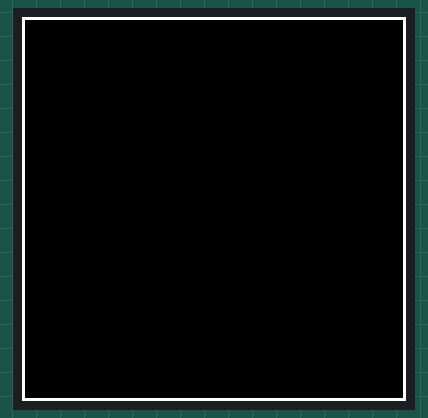
Bench run of a program on a simulated Raspberry Pi Pico running MicroPython. Shown: 128×128 colour display. Library files of the repository ran but are not shown: ssd1351.py; what the program prints to the serial console is not drawn. At 26.3 s the program stops and its outputs stay as they are.

Above: at 1.2 s.
At 6.4 s:
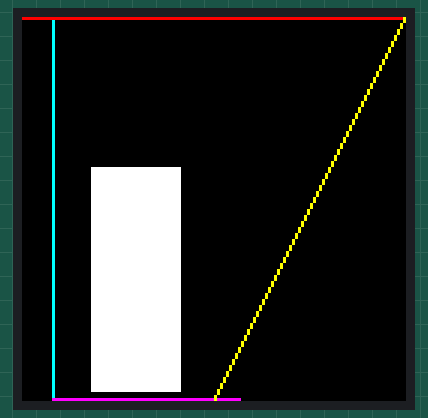
At 10.8 s:
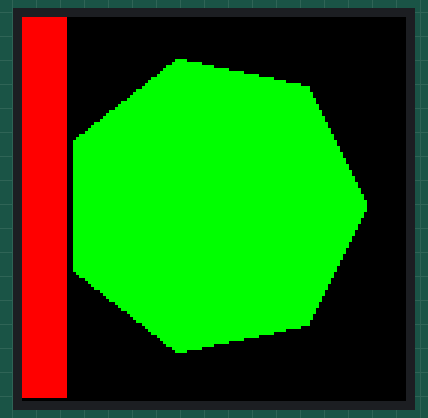
At 12.8 s:
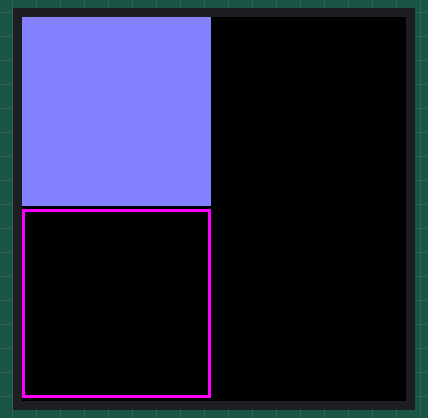
At 14.9 s:
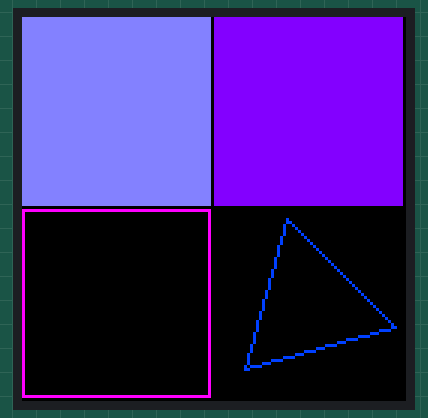
At 21.3 s:
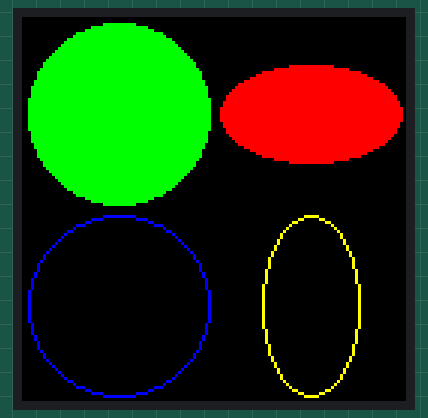

The program:

rgb_oled_display_test_ssd1351.py
```python
"""SSD1351 demo (shapes)."""
from time import sleep
from ssd1351 import Display, color565
from machine import Pin, SPI  # type: ignore


def test():
    """Test code."""
    # Raspberry Pi Pico / Pico W Pin
    # with 1.5" 128x128px RGB Oled Display from Waveshare with a ssd1351 chip
    # (https://www.waveshare.com/1.5inch-rgb-oled-module.htm)
    # via amazon.de https://amzn.eu/d/3zMXw0i

    # Used the micro python library for SSD1351 from rdagger
    # (https://github.com/rdagger/micropython-ssd1351)

    # VCC --> VBUS on PICO (= +5V USB)
    # GND --> GND on PICO

    # The following pins need to be SPI Pins on the Pico
    pin_spi0_sck = Pin(2) # = CLK on Display Module
    pin_spi0_tx = Pin(3) # = DIN on Display Module

    # The following pins can by any GPIO Pins on the Pico
    pin_gpio_cs = Pin(13) # = CS n Display Module
    pin_gpio_dc = Pin(14) # = DC on Display Module
    pin_gpio_rst = Pin(15) # = RST on Display Module


    # Baud rate of 14500000 seems about the max
    spi = SPI(0, baudrate=14500000, sck=pin_spi0_sck, mosi=pin_spi0_tx)
    display = Display(spi, dc=pin_gpio_dc, cs=pin_gpio_cs, rst=pin_gpio_rst)

    display.clear(color565(64, 0, 255))
    sleep(1)

    display.clear()

    display.draw_rectangle(0, 0, 128, 128, color565(255, 255, 255))
    sleep(1)
    display.clear()

    display.draw_hline(10, 127, 63, color565(255, 0, 255))
    sleep(1)

    display.draw_vline(10, 0, 127, color565(0, 255, 255))
    sleep(1)

    display.fill_hrect(23, 50, 30, 75, color565(255, 255, 255))
    sleep(1)

    display.draw_hline(0, 0, 127, color565(255, 0, 0))
    sleep(1)

    display.draw_line(127, 0, 64, 127, color565(255, 255, 0))
    sleep(2)

    display.clear()

    coords = [[0, 63], [78, 80], [122, 92], [50, 50], [78, 15], [0, 63]]
    display.draw_lines(coords, color565(0, 255, 255))
    sleep(1)

    display.clear()
    display.fill_polygon(7, 63, 63, 50, color565(0, 255, 0))
    sleep(1)

    display.fill_rectangle(0, 0, 15, 127, color565(255, 0, 0))
    sleep(1)

    display.clear()

    display.fill_rectangle(0, 0, 63, 63, color565(128, 128, 255))
    sleep(1)

    display.draw_rectangle(0, 64, 63, 63, color565(255, 0, 255))
    sleep(1)

    display.fill_rectangle(64, 0, 63, 63, color565(128, 0, 255))
    sleep(1)

    display.draw_polygon(3, 96, 96, 30, color565(0, 64, 255),
                         rotate=15)
    sleep(3)

    display.clear()

    display.fill_circle(32, 32, 30, color565(0, 255, 0))
    sleep(1)

    display.draw_circle(32, 96, 30, color565(0, 0, 255))
    sleep(1)

    display.fill_ellipse(96, 32, 30, 16, color565(255, 0, 0))
    sleep(1)

    display.draw_ellipse(96, 96, 16, 30, color565(255, 255, 0))

    sleep(5)
    display.cleanup()


test()
```

Measured:
- what the display in image 0 shows lasts 1.0 s, from 1.2 s to 2.2 s
- what the display in image 1 shows lasts 2.1 s, from 6.3 s to 8.4 s
- what the display in image 4 shows lasts 3.0 s, from 14.9 s to 17.9 s
- what the display in image 5 shows lasts 5.0 s, from 21.3 s to 26.3 s
